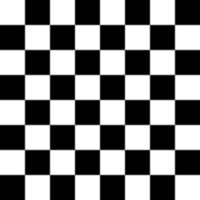
#> input picture skimage.data.checkerboard(), 200 x 200 px
$ python 'Transformasi Twirl.py'
#> lines starting #> are read from the running program, lines starting #| are printed output that depends on the picture
import matplotlib.pyplot as plt
from skimage import data
from skimage.transform import swirl
import cv2
import imageio.v2 as imageio

image = data.checkerboard()
#> image is the input picture: shape (200, 200); min 0, max 255, mean 127.5
img = imageio.imread("kill.jpg")
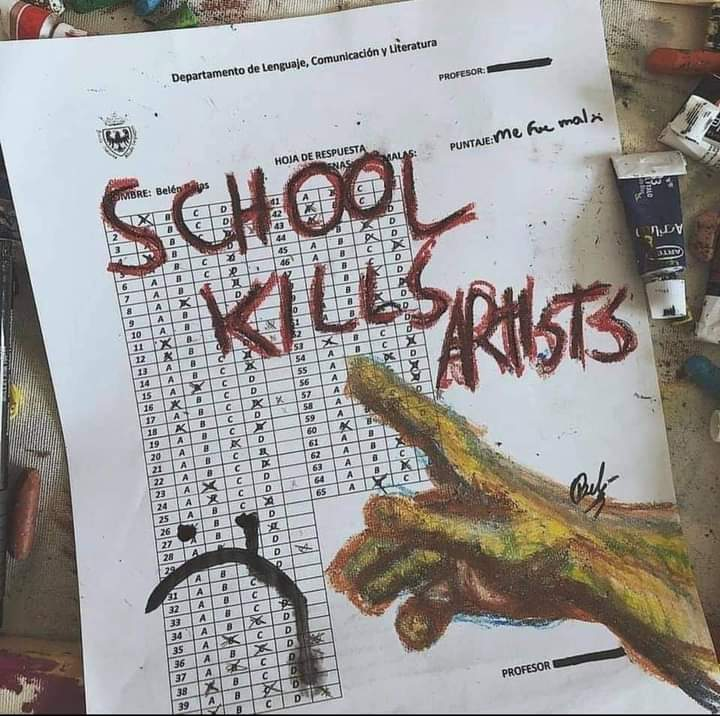
#> input picture kill.jpg, 720 x 716 px
#> img is the input picture: shape (716, 720, 3); mean R, G, B 157.5, 153.9, 152.5

swirled = swirl(img, rotation=0, strength=10, radius=120)
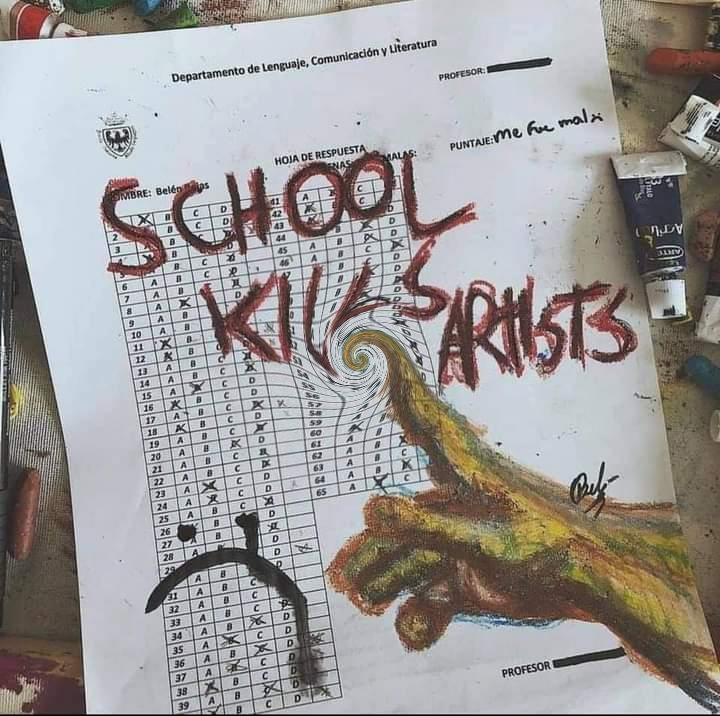
#> swirled: shape (716, 720, 3) float64; mean R, G, B 0.618, 0.603, 0.598

fig, (ax0,ax1) = plt.subplots(nrows=1, ncols=2, figsize=(8,3),sharex=True,sharey=True)

ax0.imshow(img,cmap=plt.cm.gray)
ax0.axis('off')

ax1.imshow(swirled,cmap=plt.cm.gray)
ax1.axis('off')
plt.show()
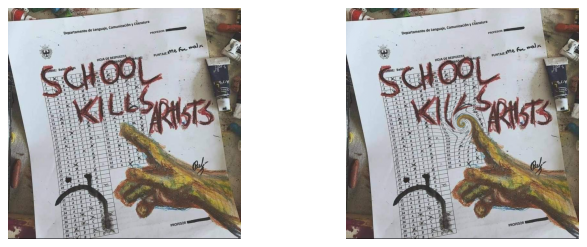
#> figure drawn by matplotlib, 2 panels
